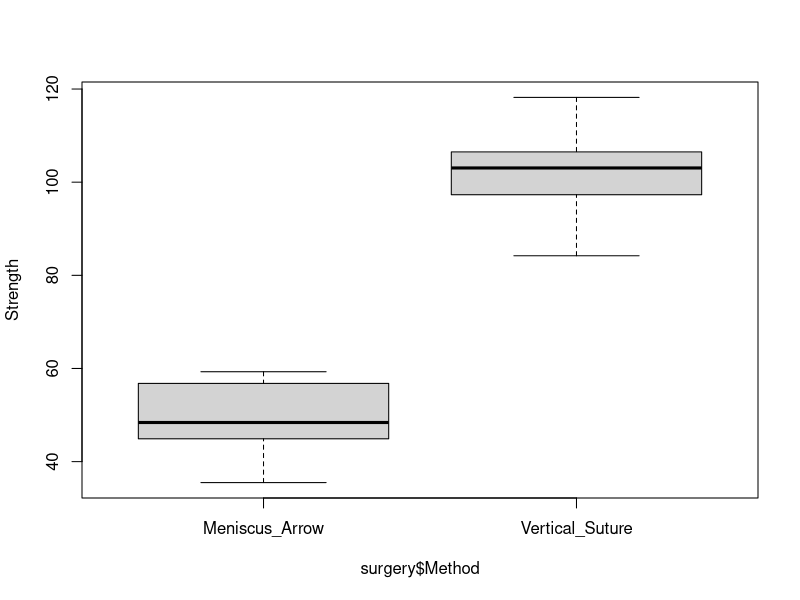
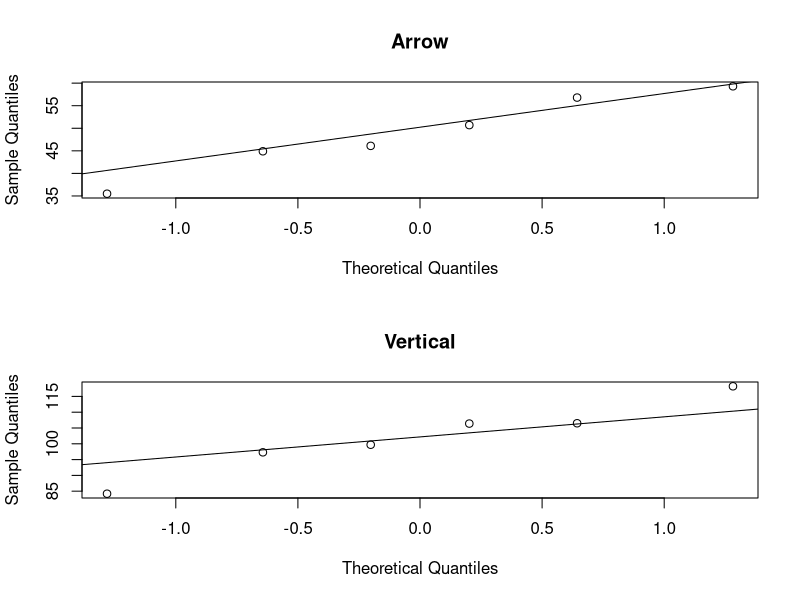
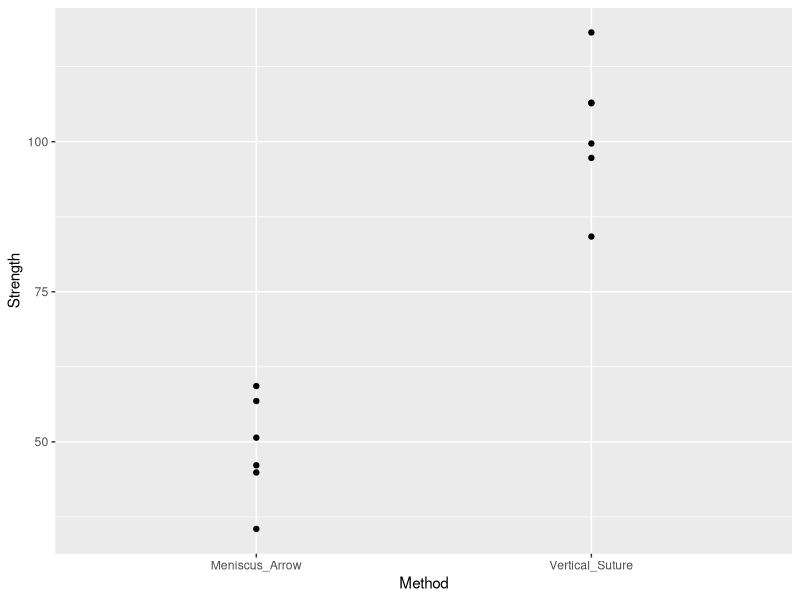

Write R code to recreate these figures, in order.
surgery <- read.csv("surgery_two_group.csv",header=TRUE)
library(tidyverse)

#to check normality distribution, use a Normal QQplot

boxplot(surgery$Strength ~ surgery$Method, ylab="Strength")

#below is the qqnorm for Tumor and Surgery data
#par(mfrow=c(1,2)) puts two plots in 1 row

#first separate the data into two different data sets
#one for Arrow and the other for Vertical

surgery_Arr <- surgery %>%
  filter(Method=="Meniscus_Arrow")
surgery_Ver <- surgery %>%
  filter(Method=="Vertical_Suture")

par(mfrow=c(2,1))
{qqnorm(surgery_Arr$Strength,main="Arrow")
  qqline(surgery_Arr$Strength)}

{qqnorm(surgery_Ver$Strength, main="Vertical")
  qqline(surgery_Ver$Strength)}

par(mfrow=c(1,1))

#Below is a set of code which computes
#sample variance of strengths for each method
Vertdat <- surgery %>%
  filter(Method=="Vertical_Suture")
Arrdat <- surgery %>%
  filter(Method=="Meniscus_Arrow")
varVert <- var(Vertdat$Strength)
varArr <- var(Arrdat$Strength)
varVert
varArr

#code below conducts a t-test to determine 
#mean differences

t.test(Strength ~ Method,var.equal=TRUE,data=surgery)

#code below uses a model to to determine
#mean differences

library(ggplot2)
qplot(Method, Strength, data = surgery)

surgery$Arrow_Ind <- (surgery$Method=="Meniscus_Arrow")*1

m1 <- lm(Strength ~ Arrow_Ind, data=surgery)
summary(m1)

